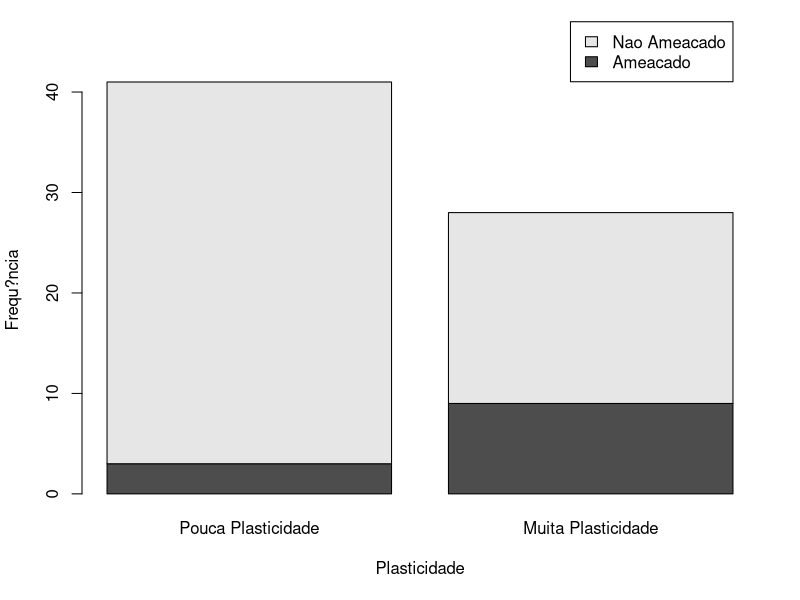

Source code (R):
##### trabalho victoria ####

dados <- read.csv2('data/base_de_dados_risco_de_extincao.csv')

dados$Resume[which(dados$Resume == "Nameacado")] <- "Nao Ameacado"
dados$Resume[which(dados$Resume == "Ameacado")] <- "Ameacado"

### ORGANIZING DATA ###

plasticity <- dados$Plasticity[which(dados$Plasticity != 0)]
extinctionrisk <- dados$Resume[which(dados$Plasticity != 0)]

pos <- which(extinctionrisk != 0)

plasticity <- plasticity[pos]
plasticity <- as.integer(plasticity)
extinctionrisk <- extinctionrisk[pos]

### ANOVA ###

#plot(plasticity ~ as.factor(extinctionrisk))

### ANOVA LOG ###

#posicao <- which(plasticity != 0)
#plasticity[posicao] <- log(plasticity[posicao])
#plot(plasticity ~ as.factor(extinctionrisk))
#summary(aov(plasticity ~ extinctionrisk))


##### CHI SQUARE ####

plasticity[which(plasticity != 0)] <- "Muita Plasticidade"
plasticity[which(plasticity == 0)] <- "Pouca Plasticidade"
#sum(plasticity == "Without plasticity")

plasticity <- factor(plasticity, levels = c("Pouca Plasticidade", "Muita Plasticidade"))

count <- table(extinctionrisk, plasticity)

count

chisq.test(count)
jpeg('output/chi.jpg')
barplot(count, legend.text = extinctionrisk[c(12, 13)],
        xlab = "Plasticidade", ylab = "Frequ?ncia",
        args.legend = list(x = 2.4,
                           y = 47))
dev.off()
